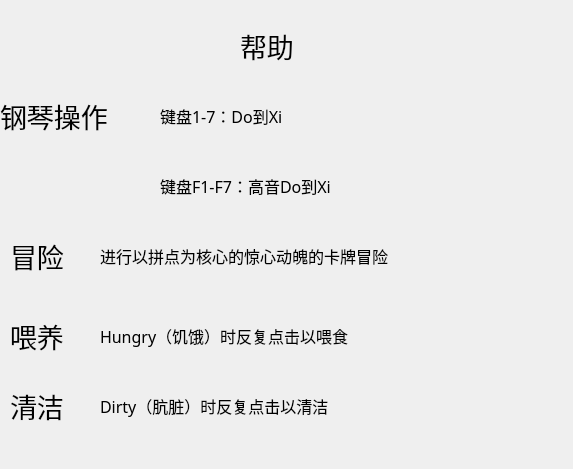
<?xml version="1.0" encoding="UTF-8"?>
<ui version="4.0">
 <class>Help</class>
 <widget class="QDialog" name="Help">
  <property name="geometry">
   <rect>
    <x>0</x>
    <y>0</y>
    <width>573</width>
    <height>469</height>
   </rect>
  </property>
  <property name="windowTitle">
   <string>Dialog</string>
  </property>
  <widget class="QLabel" name="label">
   <property name="geometry">
    <rect>
     <x>160</x>
     <y>140</y>
     <width>431</width>
     <height>91</height>
    </rect>
   </property>
   <property name="font">
    <font>
     <family>方正像素24</family>
     <pointsize>12</pointsize>
    </font>
   </property>
   <property name="text">
    <string>键盘F1-F7：高音Do到Xi</string>
   </property>
  </widget>
  <widget class="QLabel" name="label_2">
   <property name="geometry">
    <rect>
     <x>160</x>
     <y>70</y>
     <width>271</width>
     <height>91</height>
    </rect>
   </property>
   <property name="font">
    <font>
     <family>方正像素24</family>
     <pointsize>12</pointsize>
    </font>
   </property>
   <property name="text">
    <string>键盘1-7：Do到Xi</string>
   </property>
  </widget>
  <widget class="QLabel" name="label_3">
   <property name="geometry">
    <rect>
     <x>0</x>
     <y>70</y>
     <width>271</width>
     <height>91</height>
    </rect>
   </property>
   <property name="font">
    <font>
     <family>方正像素24</family>
     <pointsize>20</pointsize>
    </font>
   </property>
   <property name="text">
    <string>钢琴操作</string>
   </property>
  </widget>
  <widget class="QLabel" name="label_4">
   <property name="geometry">
    <rect>
     <x>10</x>
     <y>210</y>
     <width>81</width>
     <height>91</height>
    </rect>
   </property>
   <property name="font">
    <font>
     <family>方正像素24</family>
     <pointsize>20</pointsize>
    </font>
   </property>
   <property name="text">
    <string>冒险</string>
   </property>
  </widget>
  <widget class="QLabel" name="label_5">
   <property name="geometry">
    <rect>
     <x>100</x>
     <y>210</y>
     <width>401</width>
     <height>91</height>
    </rect>
   </property>
   <property name="font">
    <font>
     <family>方正像素24</family>
     <pointsize>12</pointsize>
    </font>
   </property>
   <property name="text">
    <string>进行以拼点为核心的惊心动魄的卡牌冒险</string>
   </property>
  </widget>
  <widget class="QLabel" name="label_6">
   <property name="geometry">
    <rect>
     <x>100</x>
     <y>290</y>
     <width>431</width>
     <height>91</height>
    </rect>
   </property>
   <property name="font">
    <font>
     <family>方正像素24</family>
     <pointsize>12</pointsize>
    </font>
   </property>
   <property name="text">
    <string>Hungry（饥饿）时反复点击以喂食</string>
   </property>
  </widget>
  <widget class="QLabel" name="label_7">
   <property name="geometry">
    <rect>
     <x>10</x>
     <y>290</y>
     <width>71</width>
     <height>91</height>
    </rect>
   </property>
   <property name="font">
    <font>
     <family>方正像素24</family>
     <pointsize>20</pointsize>
    </font>
   </property>
   <property name="text">
    <string>喂养</string>
   </property>
  </widget>
  <widget class="QLabel" name="label_8">
   <property name="geometry">
    <rect>
     <x>10</x>
     <y>360</y>
     <width>71</width>
     <height>91</height>
    </rect>
   </property>
   <property name="font">
    <font>
     <family>方正像素24</family>
     <pointsize>20</pointsize>
    </font>
   </property>
   <property name="text">
    <string>清洁</string>
   </property>
  </widget>
  <widget class="QLabel" name="label_9">
   <property name="geometry">
    <rect>
     <x>100</x>
     <y>360</y>
     <width>431</width>
     <height>91</height>
    </rect>
   </property>
   <property name="font">
    <font>
     <family>方正像素24</family>
     <pointsize>12</pointsize>
    </font>
   </property>
   <property name="text">
    <string>Dirty（肮脏）时反复点击以清洁</string>
   </property>
  </widget>
  <widget class="QLabel" name="label_11">
   <property name="geometry">
    <rect>
     <x>240</x>
     <y>0</y>
     <width>271</width>
     <height>91</height>
    </rect>
   </property>
   <property name="font">
    <font>
     <family>方正像素24</family>
     <pointsize>20</pointsize>
    </font>
   </property>
   <property name="text">
    <string>帮助</string>
   </property>
  </widget>
 </widget>
 <resources/>
 <connections/>
</ui>
